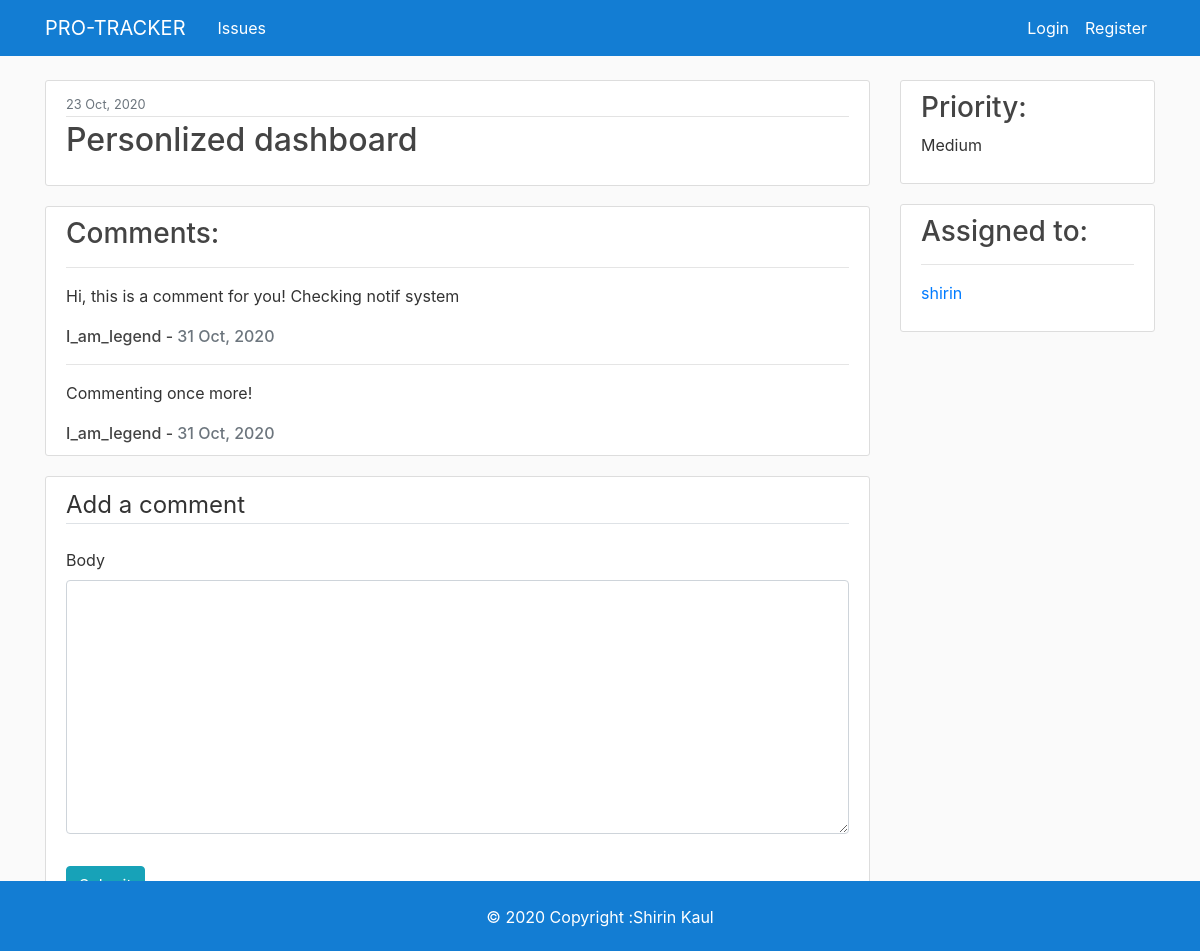
/issue/9/, run on an earlier commit of the app's database.
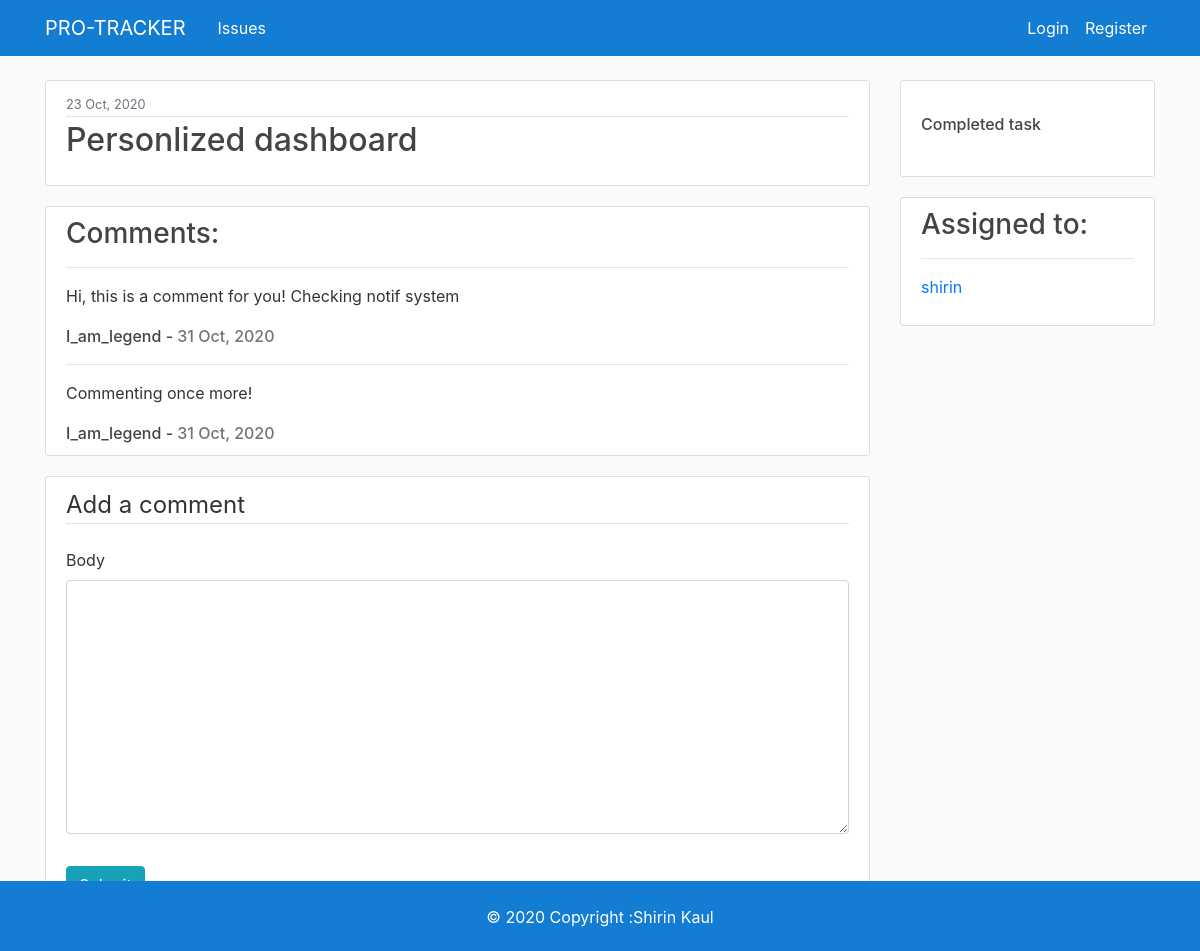
And on a later commit of the database.
### issue/models.py (models this page shows, shortened)
class Issue(models.Model):
    PRIORITY_CHOICES= (
        ('high','high'),
        ('medium','medium'),
        ('low', 'low')
    )
    title=models.CharField(max_length=100)
    content=RichTextUploadingField(verbose_name='Body',null=True,blank=True)
    date_created=models.DateTimeField(default=timezone.now)
    priority=models.CharField(max_length=30, choices=PRIORITY_CHOICES)
    author = models.ManyToManyField(User)
    completed = models.BooleanField(default=False)
    def formatted_markdown(self):
        return markdownify(self.content)

### issue/views.py (the view, shortened to what this page needs)
# urls.py: path('<int:pk>/', views.IssueDetailView.as_view(), name='issue-detail'),
class IssueDetailView(FormMixin, DetailView):
    model = Issue
    form_class=CommentForm
    def get_context_data(self, **kwargs):
        context = super(IssueDetailView, self).get_context_data(**kwargs)
        context['form'] = CommentForm(initial={'issue': self.object.id, 'author': self.request.user})
        return context

### issue/forms.py
class CommentForm(forms.ModelForm):
    class Meta:
        model = Comment
        fields= ['author', 'issue', 'body']
        widgets = {
            'author': forms.HiddenInput(),
            'issue' : forms.HiddenInput(),
        }

### issue/templates/issue/issue_detail.html (shortened to what this page needs)
{% extends "issue/base.html" %}
{% load crispy_forms_tags %}
{% block content %}
<div class="col-md-9">
    <article class="media content-section">
        <div class="media-body">
            <div class="article-metadata">
                <small class="text-muted">{{ object.date_created|date:"j M, Y"}}</small>
            </div>
        <h2><a class="article-title">{{ object.title }}</a></h2>
        </div>
    </article>
    <article class="media content-section">
        <div class="media-body">
        <h3><a class="article-title">Comments:</a></h3>
            {%if not object.comments.all %}
                <p>No comments yet...</p>
            {% else %}
                {% for comment in object.comments.all %}
                    <hr>
                    <p>{{comment.body | safe}}</p>
                    <h6 style="display: inline;">{{ comment.author }} - <h6 style="display: inline;" class="text-muted">{{ comment.date_added | date:"j M, Y"}}</h6></h6>
                {%endfor%}
            {%endif%}
        </div>
    </article>
    <article class="media content-section">
        <div class="media-body">
            <form method="POST">
                <fieldset class ="form-group">
                    <legend class="border-bottom mb-4">
                        Add a comment
                    </legend>
                    {{form| crispy}}
                </fieldset>
                <div class="form-group">
                    <button class="btn btn-info" type="submit">Submit</button>
                </div>
            </form>
        </div>
    </article>
</div>
<div class="col-md-3">
    <article class="media content-section">
        <div class="media-body">
            {% if object.completed %}
                <br>
                <h6>Completed task</h6>
                <br>
            {% else %}
                <h3>Priority:</h3>
                <p class="article-content"> {{object.priority.title}} </p>
            {%endif%}
        </div>
    </article>
    <article class="media content-section">
        <div class="media-body">
            <h3>Assigned to:</h3>
            <hr>
            {% for an_author in object.author.all %}
             <p><a class="mr-2" href="{% url 'user-issues' an_author %}">{{ an_author }}</a></p>
            {%endfor%}
        </div>
    </article>
</div>
{% endblock content %}

What changed in the data, as far as the page shows it:
changed Issue "Personlized dashboard": completed False → True (drawn); priority "Medium" → (not shown)
Also different on the page:
text no longer shown: "Priority:"
text now shown: "Completed task"
